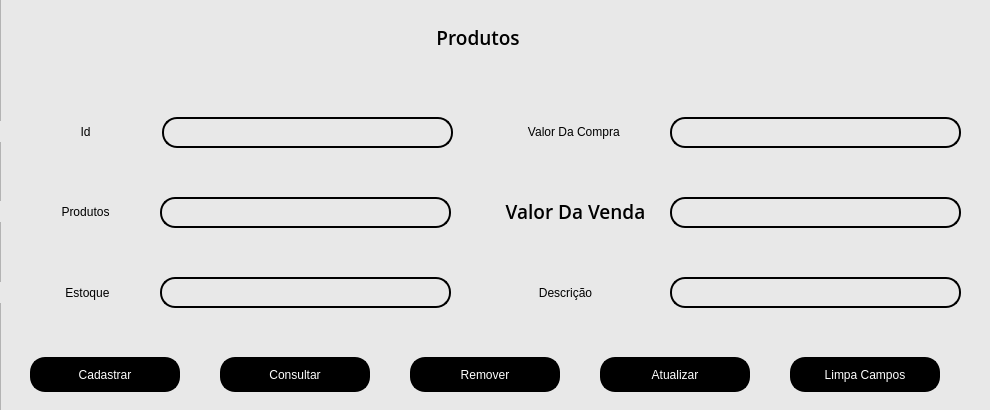
<?xml version="1.0" encoding="UTF-8"?>
<ui version="4.0">
 <class>Form</class>
 <widget class="QWidget" name="Form">
  <property name="geometry">
   <rect>
    <x>0</x>
    <y>0</y>
    <width>990</width>
    <height>410</height>
   </rect>
  </property>
  <property name="windowTitle">
   <string>Form</string>
  </property>
  <widget class="QFrame" name="frame">
   <property name="geometry">
    <rect>
     <x>0</x>
     <y>-3</y>
     <width>991</width>
     <height>511</height>
    </rect>
   </property>
   <property name="styleSheet">
    <string notr="true">background-color: rgb(232, 232, 232);</string>
   </property>
   <property name="frameShape">
    <enum>QFrame::StyledPanel</enum>
   </property>
   <property name="frameShadow">
    <enum>QFrame::Raised</enum>
   </property>
   <widget class="QPushButton" name="bt_cadas">
    <property name="geometry">
     <rect>
      <x>30</x>
      <y>360</y>
      <width>150</width>
      <height>35</height>
     </rect>
    </property>
    <property name="minimumSize">
     <size>
      <width>150</width>
      <height>35</height>
     </size>
    </property>
    <property name="maximumSize">
     <size>
      <width>100</width>
      <height>30</height>
     </size>
    </property>
    <property name="styleSheet">
     <string notr="true">
QPushButton {
border-style: outset;
border-width: 2px;
border-radius: 15px;
border-color: black;
font: 87 12pt &quot;Segoe UI Black&quot;;
color: rgb(255, 255, 255);
	background-color: rgb(0, 0, 0);
}
QPushButton:pressed {
border-style: outset;
border-width: 2px;
border-radius: 15px;
border-color: white;
font: 87 12pt &quot;Segoe UI Black&quot;;
color: rgb(255, 255, 255);
background-color: rgb(0, 0, 0);


}

</string>
    </property>
    <property name="text">
     <string>Cadastrar</string>
    </property>
   </widget>
   <widget class="QPushButton" name="bt_con">
    <property name="geometry">
     <rect>
      <x>220</x>
      <y>360</y>
      <width>150</width>
      <height>35</height>
     </rect>
    </property>
    <property name="minimumSize">
     <size>
      <width>150</width>
      <height>35</height>
     </size>
    </property>
    <property name="maximumSize">
     <size>
      <width>100</width>
      <height>30</height>
     </size>
    </property>
    <property name="styleSheet">
     <string notr="true">
QPushButton {
border-style: outset;
border-width: 2px;
border-radius: 15px;
border-color: black;
font: 87 12pt &quot;Segoe UI Black&quot;;
color: rgb(255, 255, 255);
	background-color: rgb(0, 0, 0);
}
QPushButton:pressed {
border-style: outset;
border-width: 2px;
border-radius: 15px;
border-color: white;
font: 87 12pt &quot;Segoe UI Black&quot;;
color: rgb(255, 255, 255);
background-color: rgb(0, 0, 0);


}

</string>
    </property>
    <property name="text">
     <string>Consultar</string>
    </property>
   </widget>
   <widget class="QPushButton" name="bt_remover">
    <property name="geometry">
     <rect>
      <x>410</x>
      <y>360</y>
      <width>150</width>
      <height>35</height>
     </rect>
    </property>
    <property name="minimumSize">
     <size>
      <width>150</width>
      <height>35</height>
     </size>
    </property>
    <property name="maximumSize">
     <size>
      <width>100</width>
      <height>30</height>
     </size>
    </property>
    <property name="styleSheet">
     <string notr="true">
QPushButton {
border-style: outset;
border-width: 2px;
border-radius: 15px;
border-color: black;
font: 87 12pt &quot;Segoe UI Black&quot;;
color: rgb(255, 255, 255);
	background-color: rgb(0, 0, 0);
}
QPushButton:pressed {
border-style: outset;
border-width: 2px;
border-radius: 15px;
border-color: white;
font: 87 12pt &quot;Segoe UI Black&quot;;
color: rgb(255, 255, 255);
background-color: rgb(0, 0, 0);


}

</string>
    </property>
    <property name="text">
     <string>Remover</string>
    </property>
   </widget>
   <widget class="QLabel" name="label_2">
    <property name="geometry">
     <rect>
      <x>-30</x>
      <y>204</y>
      <width>231</width>
      <height>21</height>
     </rect>
    </property>
    <property name="styleSheet">
     <string notr="true">font: 81 8pt &quot;Rockwell Extra Bold&quot;;
font: 63 14pt &quot;Open Sans Semibold&quot;;</string>
    </property>
    <property name="text">
     <string>Produtos</string>
    </property>
    <property name="alignment">
     <set>Qt::AlignCenter</set>
    </property>
   </widget>
   <widget class="QLabel" name="label_3">
    <property name="geometry">
     <rect>
      <x>180</x>
      <y>0</y>
      <width>601</width>
      <height>81</height>
     </rect>
    </property>
    <property name="font">
     <font>
      <family>Open Sans Semibold</family>
      <pointsize>14</pointsize>
      <weight>7</weight>
      <italic>false</italic>
      <bold>false</bold>
     </font>
    </property>
    <property name="styleSheet">
     <string notr="true">font: 81 8pt &quot;Rockwell Extra Bold&quot;;
font: 63 14pt &quot;Open Sans Semibold&quot;;</string>
    </property>
    <property name="text">
     <string>Produtos </string>
    </property>
    <property name="alignment">
     <set>Qt::AlignCenter</set>
    </property>
   </widget>
   <widget class="QLabel" name="label_5">
    <property name="geometry">
     <rect>
      <x>460</x>
      <y>124</y>
      <width>231</width>
      <height>21</height>
     </rect>
    </property>
    <property name="styleSheet">
     <string notr="true">font: 81 8pt &quot;Rockwell Extra Bold&quot;;
font: 63 14pt &quot;Open Sans Semibold&quot;;</string>
    </property>
    <property name="text">
     <string>Valor Da Compra </string>
    </property>
    <property name="alignment">
     <set>Qt::AlignCenter</set>
    </property>
   </widget>
   <widget class="QLabel" name="label_6">
    <property name="geometry">
     <rect>
      <x>460</x>
      <y>204</y>
      <width>231</width>
      <height>21</height>
     </rect>
    </property>
    <property name="font">
     <font>
      <family>Open Sans Semibold</family>
      <pointsize>14</pointsize>
      <weight>7</weight>
      <italic>false</italic>
      <bold>false</bold>
     </font>
    </property>
    <property name="styleSheet">
     <string notr="true">font: 81 8pt &quot;Rockwell Extra Bold&quot;;
font: 63 14pt &quot;Open Sans Semibold&quot;;</string>
    </property>
    <property name="text">
     <string>Valor Da Venda</string>
    </property>
    <property name="alignment">
     <set>Qt::AlignCenter</set>
    </property>
   </widget>
   <widget class="QLabel" name="label_8">
    <property name="geometry">
     <rect>
      <x>-30</x>
      <y>124</y>
      <width>231</width>
      <height>21</height>
     </rect>
    </property>
    <property name="styleSheet">
     <string notr="true">font: 81 8pt &quot;Rockwell Extra Bold&quot;;
font: 63 14pt &quot;Open Sans Semibold&quot;;</string>
    </property>
    <property name="text">
     <string>Id</string>
    </property>
    <property name="alignment">
     <set>Qt::AlignCenter</set>
    </property>
   </widget>
   <widget class="QPushButton" name="bt_atualizar">
    <property name="geometry">
     <rect>
      <x>600</x>
      <y>360</y>
      <width>150</width>
      <height>35</height>
     </rect>
    </property>
    <property name="minimumSize">
     <size>
      <width>150</width>
      <height>35</height>
     </size>
    </property>
    <property name="maximumSize">
     <size>
      <width>100</width>
      <height>30</height>
     </size>
    </property>
    <property name="styleSheet">
     <string notr="true">
QPushButton {
border-style: outset;
border-width: 2px;
border-radius: 15px;
border-color: black;
font: 87 12pt &quot;Segoe UI Black&quot;;
color: rgb(255, 255, 255);
	background-color: rgb(0, 0, 0);
}
QPushButton:pressed {
border-style: outset;
border-width: 2px;
border-radius: 15px;
border-color: white;
font: 87 12pt &quot;Segoe UI Black&quot;;
color: rgb(255, 255, 255);
background-color: rgb(0, 0, 0);


}

</string>
    </property>
    <property name="text">
     <string>Atualizar</string>
    </property>
   </widget>
   <widget class="QPushButton" name="bt_limpar">
    <property name="geometry">
     <rect>
      <x>790</x>
      <y>360</y>
      <width>150</width>
      <height>35</height>
     </rect>
    </property>
    <property name="minimumSize">
     <size>
      <width>150</width>
      <height>35</height>
     </size>
    </property>
    <property name="maximumSize">
     <size>
      <width>1000</width>
      <height>30</height>
     </size>
    </property>
    <property name="styleSheet">
     <string notr="true">
QPushButton {
border-style: outset;
border-width: 2px;
border-radius: 15px;
border-color: black;
font: 87 12pt &quot;Segoe UI Black&quot;;
color: rgb(255, 255, 255);
	background-color: rgb(0, 0, 0);
}
QPushButton:pressed {
border-style: outset;
border-width: 2px;
border-radius: 15px;
border-color: white;
font: 87 12pt &quot;Segoe UI Black&quot;;
color: rgb(255, 255, 255);
background-color: rgb(0, 0, 0);


}

</string>
    </property>
    <property name="text">
     <string>Limpa Campos</string>
    </property>
   </widget>
   <widget class="QLabel" name="label_9">
    <property name="geometry">
     <rect>
      <x>-28</x>
      <y>285</y>
      <width>231</width>
      <height>21</height>
     </rect>
    </property>
    <property name="styleSheet">
     <string notr="true">font: 81 8pt &quot;Rockwell Extra Bold&quot;;
font: 63 14pt &quot;Open Sans Semibold&quot;;</string>
    </property>
    <property name="text">
     <string>Estoque</string>
    </property>
    <property name="alignment">
     <set>Qt::AlignCenter</set>
    </property>
   </widget>
   <widget class="QLabel" name="label_10">
    <property name="geometry">
     <rect>
      <x>450</x>
      <y>285</y>
      <width>231</width>
      <height>21</height>
     </rect>
    </property>
    <property name="styleSheet">
     <string notr="true">font: 81 8pt &quot;Rockwell Extra Bold&quot;;
font: 63 14pt &quot;Open Sans Semibold&quot;;</string>
    </property>
    <property name="text">
     <string>Descrição</string>
    </property>
    <property name="alignment">
     <set>Qt::AlignCenter</set>
    </property>
   </widget>
   <widget class="QLineEdit" name="ent_id">
    <property name="geometry">
     <rect>
      <x>162</x>
      <y>120</y>
      <width>291</width>
      <height>31</height>
     </rect>
    </property>
    <property name="styleSheet">
     <string notr="true">QLineEdit {
border-style: outset;
border-width: 2px;
border-radius: 15px;
border-color: black;
font: 87 12pt &quot;Segoe UI Black&quot;;
	color: rgb(0, 0, 0);
}</string>
    </property>
    <property name="alignment">
     <set>Qt::AlignCenter</set>
    </property>
   </widget>
   <widget class="QLineEdit" name="ent_prodt">
    <property name="geometry">
     <rect>
      <x>160</x>
      <y>200</y>
      <width>291</width>
      <height>31</height>
     </rect>
    </property>
    <property name="styleSheet">
     <string notr="true">QLineEdit {
border-style: outset;
border-width: 2px;
border-radius: 15px;
border-color: black;
font: 87 12pt &quot;Segoe UI Black&quot;;
	color: rgb(0, 0, 0);
}</string>
    </property>
    <property name="alignment">
     <set>Qt::AlignCenter</set>
    </property>
   </widget>
   <widget class="QLineEdit" name="ent_est">
    <property name="geometry">
     <rect>
      <x>160</x>
      <y>280</y>
      <width>291</width>
      <height>31</height>
     </rect>
    </property>
    <property name="styleSheet">
     <string notr="true">QLineEdit {
border-style: outset;
border-width: 2px;
border-radius: 15px;
border-color: black;
font: 87 12pt &quot;Segoe UI Black&quot;;
	color: rgb(0, 0, 0);
}</string>
    </property>
    <property name="alignment">
     <set>Qt::AlignCenter</set>
    </property>
   </widget>
   <widget class="QLineEdit" name="ent_vldc">
    <property name="geometry">
     <rect>
      <x>670</x>
      <y>120</y>
      <width>291</width>
      <height>31</height>
     </rect>
    </property>
    <property name="styleSheet">
     <string notr="true">QLineEdit {
border-style: outset;
border-width: 2px;
border-radius: 15px;
border-color: black;
font: 87 12pt &quot;Segoe UI Black&quot;;
	color: rgb(0, 0, 0);
}</string>
    </property>
    <property name="alignment">
     <set>Qt::AlignCenter</set>
    </property>
   </widget>
   <widget class="QLineEdit" name="ent_vldv">
    <property name="geometry">
     <rect>
      <x>670</x>
      <y>200</y>
      <width>291</width>
      <height>31</height>
     </rect>
    </property>
    <property name="styleSheet">
     <string notr="true">QLineEdit {
border-style: outset;
border-width: 2px;
border-radius: 15px;
border-color: black;
font: 87 12pt &quot;Segoe UI Black&quot;;
	color: rgb(0, 0, 0);
}</string>
    </property>
    <property name="alignment">
     <set>Qt::AlignCenter</set>
    </property>
   </widget>
   <widget class="QLineEdit" name="ent_des">
    <property name="geometry">
     <rect>
      <x>670</x>
      <y>280</y>
      <width>291</width>
      <height>31</height>
     </rect>
    </property>
    <property name="styleSheet">
     <string notr="true">QLineEdit {
border-style: outset;
border-width: 2px;
border-radius: 15px;
border-color: black;
font: 87 12pt &quot;Segoe UI Black&quot;;
	color: rgb(0, 0, 0);
}</string>
    </property>
    <property name="alignment">
     <set>Qt::AlignCenter</set>
    </property>
   </widget>
   <zorder>label_9</zorder>
   <zorder>bt_cadas</zorder>
   <zorder>bt_con</zorder>
   <zorder>bt_remover</zorder>
   <zorder>label_2</zorder>
   <zorder>label_3</zorder>
   <zorder>label_5</zorder>
   <zorder>label_6</zorder>
   <zorder>label_8</zorder>
   <zorder>bt_atualizar</zorder>
   <zorder>bt_limpar</zorder>
   <zorder>label_10</zorder>
   <zorder>ent_id</zorder>
   <zorder>ent_prodt</zorder>
   <zorder>ent_est</zorder>
   <zorder>ent_vldc</zorder>
   <zorder>ent_vldv</zorder>
   <zorder>ent_des</zorder>
  </widget>
 </widget>
 <resources/>
 <connections/>
</ui>
